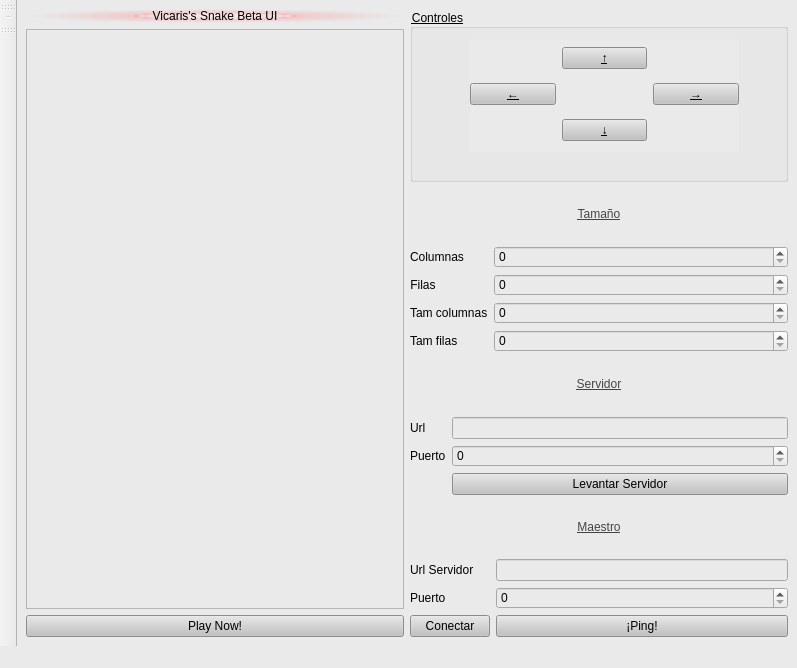
<?xml version="1.0" encoding="UTF-8"?>
<ui version="4.0">
 <class>MainWindow</class>
 <widget class="QMainWindow" name="MainWindow">
  <property name="geometry">
   <rect>
    <x>0</x>
    <y>0</y>
    <width>797</width>
    <height>668</height>
   </rect>
  </property>
  <property name="windowTitle">
   <string>MainWindow</string>
  </property>
  <property name="styleSheet">
   <string notr="true">background-color: rgb(234, 234, 234);
</string>
  </property>
  <widget class="QWidget" name="centralwidget">
   <layout class="QGridLayout" name="gridLayout_2">
    <item row="0" column="0">
     <widget class="QLabel" name="label_12">
      <property name="styleSheet">
       <string notr="true">background-color: qradialgradient(spread:pad, cx:0.5, cy:0.5, radius:0.5, fx:0.5, fy:0.5, stop:0 rgba(255, 235, 235, 206), stop:0.35 rgba(255, 188, 188, 80), stop:0.4 rgba(255, 162, 162, 80), stop:0.425 rgba(255, 132, 132, 156), stop:0.44 rgba(252, 128, 128, 80), stop:1 rgba(255, 255, 255, 0));
font: 63 14pt &quot;URW Gothic L&quot;;</string>
      </property>
      <property name="text">
       <string>&lt;html&gt;&lt;head/&gt;&lt;body&gt;&lt;p align=&quot;center&quot;&gt;Vicaris's Snake Beta UI&lt;/p&gt;&lt;/body&gt;&lt;/html&gt;</string>
      </property>
     </widget>
    </item>
    <item row="0" column="1" rowspan="2">
     <layout class="QVBoxLayout" name="verticalLayout">
      <item>
       <widget class="QGroupBox" name="groupBox">
        <property name="minimumSize">
         <size>
          <width>309</width>
          <height>173</height>
         </size>
        </property>
        <property name="styleSheet">
         <string notr="true">font: 75 italic 11pt &quot;STIXGeneral&quot;;
text-decoration: underline;</string>
        </property>
        <property name="title">
         <string>Controles</string>
        </property>
        <widget class="QWidget" name="layoutWidget">
         <property name="geometry">
          <rect>
           <x>60</x>
           <y>30</y>
           <width>269</width>
           <height>113</height>
          </rect>
         </property>
         <layout class="QGridLayout" name="gridLayout">
          <item row="1" column="0">
           <widget class="QPushButton" name="pushButton_4">
            <property name="styleSheet">
             <string notr="true">background-color: rgb(194, 194, 194);
font: 8pt &quot;MS Shell Dlg 2&quot;;</string>
            </property>
            <property name="text">
             <string>←</string>
            </property>
           </widget>
          </item>
          <item row="1" column="2">
           <widget class="QPushButton" name="pushButton_3">
            <property name="styleSheet">
             <string notr="true">background-color: rgb(194, 194, 194);
font: 75 8pt &quot;MS Shell Dlg 2&quot;;</string>
            </property>
            <property name="text">
             <string>→</string>
            </property>
           </widget>
          </item>
          <item row="2" column="1">
           <widget class="QPushButton" name="pushButton">
            <property name="styleSheet">
             <string notr="true">background-color: rgb(194, 194, 194);
font: 8pt &quot;MS Shell Dlg 2&quot;;</string>
            </property>
            <property name="text">
             <string>↓</string>
            </property>
           </widget>
          </item>
          <item row="0" column="1">
           <widget class="QPushButton" name="pushButton_2">
            <property name="styleSheet">
             <string notr="true">background-color: rgb(194, 194, 194);
font: 8pt &quot;MS Shell Dlg 2&quot;;</string>
            </property>
            <property name="text">
             <string>↑</string>
            </property>
           </widget>
          </item>
         </layout>
        </widget>
       </widget>
      </item>
      <item>
       <widget class="QLabel" name="label_5">
        <property name="minimumSize">
         <size>
          <width>236</width>
          <height>19</height>
         </size>
        </property>
        <property name="styleSheet">
         <string notr="true">color: rgb(68, 68, 68);
font: italic 12pt &quot;Nimbus Roman No9 L&quot;;
text-decoration: underline;</string>
        </property>
        <property name="text">
         <string>&lt;html&gt;&lt;head/&gt;&lt;body&gt;&lt;p align=&quot;center&quot;&gt;Tamaño&lt;/p&gt;&lt;/body&gt;&lt;/html&gt;</string>
        </property>
       </widget>
      </item>
      <item>
       <layout class="QFormLayout" name="formLayout">
        <property name="fieldGrowthPolicy">
         <enum>QFormLayout::AllNonFixedFieldsGrow</enum>
        </property>
        <item row="1" column="0">
         <widget class="QLabel" name="label">
          <property name="text">
           <string>&lt;html&gt;&lt;head/&gt;&lt;body&gt;&lt;p align=&quot;center&quot;&gt;Columnas&lt;/p&gt;&lt;/body&gt;&lt;/html&gt;</string>
          </property>
         </widget>
        </item>
        <item row="1" column="1">
         <widget class="QSpinBox" name="spinBox">
          <property name="styleSheet">
           <string notr="true">border-color: rgb(0, 0, 0);
selection-background-color: qradialgradient(spread:pad, cx:0.5, cy:0.5, radius:0.5, fx:0.5, fy:0.5, stop:0 rgba(255, 235, 235, 206), stop:0.35 rgba(255, 188, 188, 80), stop:0.4 rgba(255, 162, 162, 80), stop:0.425 rgba(255, 132, 132, 156), stop:0.44 rgba(252, 128, 128, 80), stop:1 rgba(255, 255, 255, 0));</string>
          </property>
         </widget>
        </item>
        <item row="2" column="0">
         <widget class="QLabel" name="label_2">
          <property name="text">
           <string>&lt;html&gt;&lt;head/&gt;&lt;body&gt;&lt;p align=&quot;center&quot;&gt;Filas&lt;/p&gt;&lt;/body&gt;&lt;/html&gt;</string>
          </property>
         </widget>
        </item>
        <item row="2" column="1">
         <widget class="QSpinBox" name="spinBox_2"/>
        </item>
        <item row="3" column="0">
         <widget class="QLabel" name="label_3">
          <property name="text">
           <string>Tam columnas</string>
          </property>
         </widget>
        </item>
        <item row="3" column="1">
         <widget class="QSpinBox" name="spinBox_3"/>
        </item>
        <item row="4" column="0">
         <widget class="QLabel" name="label_4">
          <property name="text">
           <string>Tam filas</string>
          </property>
         </widget>
        </item>
        <item row="4" column="1">
         <widget class="QSpinBox" name="spinBox_4"/>
        </item>
       </layout>
      </item>
      <item>
       <widget class="QLabel" name="label_6">
        <property name="styleSheet">
         <string notr="true">color: rgb(68, 68, 68);
font: italic 12pt &quot;Nimbus Roman No9 L&quot;;
text-decoration: underline;</string>
        </property>
        <property name="text">
         <string>&lt;html&gt;&lt;head/&gt;&lt;body&gt;&lt;p align=&quot;center&quot;&gt;Servidor&lt;/p&gt;&lt;/body&gt;&lt;/html&gt;</string>
        </property>
       </widget>
      </item>
      <item>
       <layout class="QFormLayout" name="formLayout_2">
        <property name="fieldGrowthPolicy">
         <enum>QFormLayout::AllNonFixedFieldsGrow</enum>
        </property>
        <item row="0" column="0">
         <widget class="QLabel" name="label_7">
          <property name="text">
           <string>Url </string>
          </property>
         </widget>
        </item>
        <item row="0" column="1">
         <widget class="QLineEdit" name="lineEdit"/>
        </item>
        <item row="1" column="0">
         <widget class="QLabel" name="label_8">
          <property name="text">
           <string>Puerto</string>
          </property>
         </widget>
        </item>
        <item row="1" column="1">
         <widget class="QSpinBox" name="spinBox_5"/>
        </item>
        <item row="2" column="1">
         <widget class="QPushButton" name="pushButton_5">
          <property name="styleSheet">
           <string notr="true">background-color: rgb(194, 194, 194);</string>
          </property>
          <property name="text">
           <string>Levantar Servidor</string>
          </property>
         </widget>
        </item>
       </layout>
      </item>
      <item>
       <widget class="QLabel" name="label_9">
        <property name="styleSheet">
         <string notr="true">color: rgb(68, 68, 68);
font: italic 12pt &quot;Nimbus Roman No9 L&quot;;
text-decoration: underline;</string>
        </property>
        <property name="text">
         <string>&lt;html&gt;&lt;head/&gt;&lt;body&gt;&lt;p align=&quot;center&quot;&gt;Maestro&lt;/p&gt;&lt;/body&gt;&lt;/html&gt;</string>
        </property>
       </widget>
      </item>
      <item>
       <layout class="QFormLayout" name="formLayout_3">
        <item row="1" column="0">
         <widget class="QLabel" name="label_11">
          <property name="text">
           <string>Puerto</string>
          </property>
         </widget>
        </item>
        <item row="1" column="1">
         <widget class="QSpinBox" name="spinBox_6"/>
        </item>
        <item row="0" column="1">
         <widget class="QLineEdit" name="lineEdit_2"/>
        </item>
        <item row="0" column="0">
         <widget class="QLabel" name="label_10">
          <property name="text">
           <string>Url Servidor</string>
          </property>
         </widget>
        </item>
        <item row="2" column="0">
         <widget class="QPushButton" name="pushButton_6">
          <property name="styleSheet">
           <string notr="true">background-color: rgb(194, 194, 194);</string>
          </property>
          <property name="text">
           <string>Conectar</string>
          </property>
         </widget>
        </item>
        <item row="2" column="1">
         <widget class="QPushButton" name="pushButton_7">
          <property name="styleSheet">
           <string notr="true">background-color: rgb(194, 194, 194);</string>
          </property>
          <property name="text">
           <string>¡Ping!</string>
          </property>
         </widget>
        </item>
       </layout>
      </item>
     </layout>
    </item>
    <item row="1" column="0">
     <layout class="QVBoxLayout" name="verticalLayout_2">
      <item>
       <widget class="QTableWidget" name="tableWidget"/>
      </item>
      <item>
       <widget class="QPushButton" name="pushButton_8">
        <property name="styleSheet">
         <string notr="true">background-color: rgb(194, 194, 194);
font: 75 12pt &quot;Serif&quot;;</string>
        </property>
        <property name="text">
         <string>Play Now!</string>
        </property>
       </widget>
      </item>
     </layout>
    </item>
   </layout>
  </widget>
  <widget class="QMenuBar" name="menubar">
   <property name="geometry">
    <rect>
     <x>0</x>
     <y>0</y>
     <width>797</width>
     <height>25</height>
    </rect>
   </property>
  </widget>
  <widget class="QStatusBar" name="statusbar"/>
  <widget class="QToolBar" name="toolBar">
   <property name="windowTitle">
    <string>toolBar</string>
   </property>
   <attribute name="toolBarArea">
    <enum>LeftToolBarArea</enum>
   </attribute>
   <attribute name="toolBarBreak">
    <bool>false</bool>
   </attribute>
   <addaction name="separator"/>
  </widget>
  <widget class="QToolBar" name="toolBar_2">
   <property name="windowTitle">
    <string>toolBar_2</string>
   </property>
   <attribute name="toolBarArea">
    <enum>LeftToolBarArea</enum>
   </attribute>
   <attribute name="toolBarBreak">
    <bool>false</bool>
   </attribute>
  </widget>
 </widget>
 <resources/>
 <connections/>
</ui>
